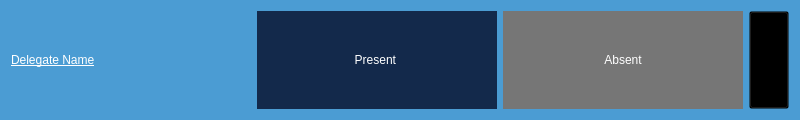
<?xml version="1.0" encoding="UTF-8"?>
<ui version="4.0">
 <class>root</class>
 <widget class="QWidget" name="root">
  <property name="geometry">
   <rect>
    <x>0</x>
    <y>0</y>
    <width>800</width>
    <height>120</height>
   </rect>
  </property>
  <property name="sizePolicy">
   <sizepolicy hsizetype="Expanding" vsizetype="Fixed">
    <horstretch>0</horstretch>
    <verstretch>0</verstretch>
   </sizepolicy>
  </property>
  <property name="windowTitle">
   <string/>
  </property>
  <property name="styleSheet">
   <string notr="true">#root{
	background-color: #4B9CD3;

}

#delegate_name_label{
	color:white;
	
	font: 24pt &quot;Poor Richard&quot;;
	text-decoration: underline;
}

#delete_delegate_button{
		background-color: transparent;	
}

#present_button:checked, #absent_button:checked{
	background-color: #13294B;
	border:none;
	color:white;
	font: 87 16pt &quot;Arial Black&quot;;
}

#present_button, #absent_button{
	background-color: #767676;
	border:none;
	color:white;
	font: 87 16pt &quot;Arial Black&quot;;
}</string>
  </property>
  <property name="index" stdset="0">
   <number>0</number>
  </property>
  <layout class="QHBoxLayout" name="horizontalLayout" stretch="3,3,3,0">
   <item>
    <widget class="QLabel" name="delegate_name_label">
     <property name="sizePolicy">
      <sizepolicy hsizetype="Expanding" vsizetype="Expanding">
       <horstretch>5</horstretch>
       <verstretch>0</verstretch>
      </sizepolicy>
     </property>
     <property name="text">
      <string>Delegate Name</string>
     </property>
     <property name="alignment">
      <set>Qt::AlignLeading|Qt::AlignLeft|Qt::AlignVCenter</set>
     </property>
    </widget>
   </item>
   <item>
    <widget class="QPushButton" name="present_button">
     <property name="sizePolicy">
      <sizepolicy hsizetype="Expanding" vsizetype="Expanding">
       <horstretch>5</horstretch>
       <verstretch>0</verstretch>
      </sizepolicy>
     </property>
     <property name="styleSheet">
      <string notr="true"/>
     </property>
     <property name="text">
      <string>Present </string>
     </property>
     <property name="checkable">
      <bool>true</bool>
     </property>
     <property name="checked">
      <bool>true</bool>
     </property>
     <property name="autoExclusive">
      <bool>true</bool>
     </property>
     <property name="but_name" stdset="0">
      <string>fafafa</string>
     </property>
    </widget>
   </item>
   <item>
    <widget class="QPushButton" name="absent_button">
     <property name="sizePolicy">
      <sizepolicy hsizetype="Expanding" vsizetype="Expanding">
       <horstretch>5</horstretch>
       <verstretch>0</verstretch>
      </sizepolicy>
     </property>
     <property name="text">
      <string>Absent</string>
     </property>
     <property name="checkable">
      <bool>true</bool>
     </property>
     <property name="checked">
      <bool>false</bool>
     </property>
     <property name="autoExclusive">
      <bool>true</bool>
     </property>
     <property name="flat">
      <bool>false</bool>
     </property>
    </widget>
   </item>
   <item>
    <widget class="QPushButton" name="delete_delegate_button">
     <property name="sizePolicy">
      <sizepolicy hsizetype="Minimum" vsizetype="Expanding">
       <horstretch>0</horstretch>
       <verstretch>0</verstretch>
      </sizepolicy>
     </property>
     <property name="text">
      <string/>
     </property>
     <property name="icon">
      <iconset resource="res.qrc">
       <normaloff>:/img/delete_icon.png</normaloff>:/img/delete_icon.png</iconset>
     </property>
     <property name="iconSize">
      <size>
       <width>32</width>
       <height>32</height>
      </size>
     </property>
    </widget>
   </item>
  </layout>
 </widget>
 <resources>
  <include location="res.qrc"/>
 </resources>
 <connections/>
</ui>
